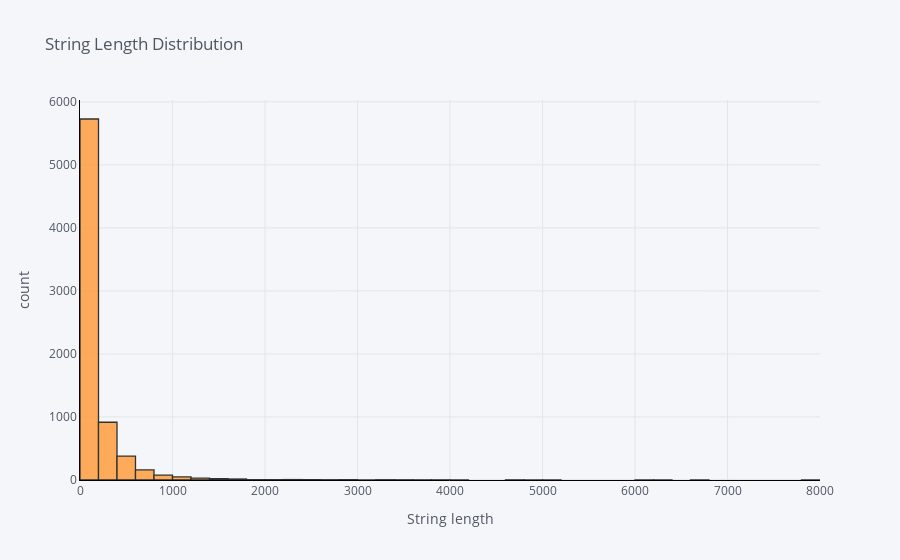

The notebook cell saved with this chart:
### Code cell
pd.DataFrame(df['clean_comment'].str.len())['clean_comment'].iplot(
    kind='hist',
    bins=70,
    xTitle='String length',
    linecolor='black',
    yTitle='count',
    title='String Length Distribution')

### Figure 1 — Plotly figure (JSON) as saved in the notebook; plotly's stock layout.template omitted (floating-point values rounded to 4 significant figures; data arrays with more than 128 entries replaced by an {"elided": "..."} marker saying what was removed)
{"data": [{"histfunc": "count", "histnorm": "", "marker": {"color": "rgba(255, 153, 51, 1.0)", "line": {"color": "#000000", "width": 1.3}}, "name": "clean_comment", "nbinsx": 70, "opacity": 0.8, "orientation": "v", "x": {"elided": "7450 int values"}, "type": "histogram"}], "layout": {"barmode": "overlay", "legend": {"bgcolor": "#F5F6F9", "font": {"color": "#4D5663"}}, "paper_bgcolor": "#F5F6F9", "plot_bgcolor": "#F5F6F9", "title": {"font": {"color": "#4D5663"}, "text": "String Length Distribution"}, "xaxis": {"gridcolor": "#E1E5ED", "linecolor": "black", "showgrid": true, "tickfont": {"color": "#4D5663"}, "title": {"font": {"color": "#4D5663"}, "text": "String length"}, "zerolinecolor": "#E1E5ED"}, "yaxis": {"gridcolor": "#E1E5ED", "linecolor": "black", "showgrid": true, "tickfont": {"color": "#4D5663"}, "title": {"font": {"color": "#4D5663"}, "text": "count"}, "zerolinecolor": "#E1E5ED"}}}
